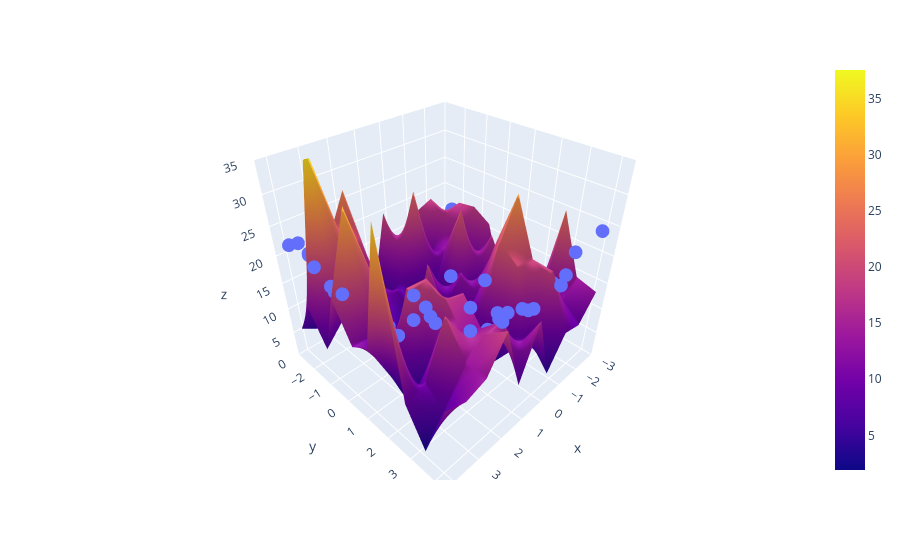

Notebook code cell kept with this figure:
### Code cell
x_test_multi=poly.transform(final)
z_final=lr.predict(x_multi_trans).reshape(10,10)
fig=px.scatter_3d(x=x.ravel(),y=y.ravel(),z=z.ravel())
fig.add_trace(go.Surface(x=x_input,y=y_input,z=z_final))
fig.update_layout(scene=dict(zaxis=dict(range=[0,35])))
fig.show()
